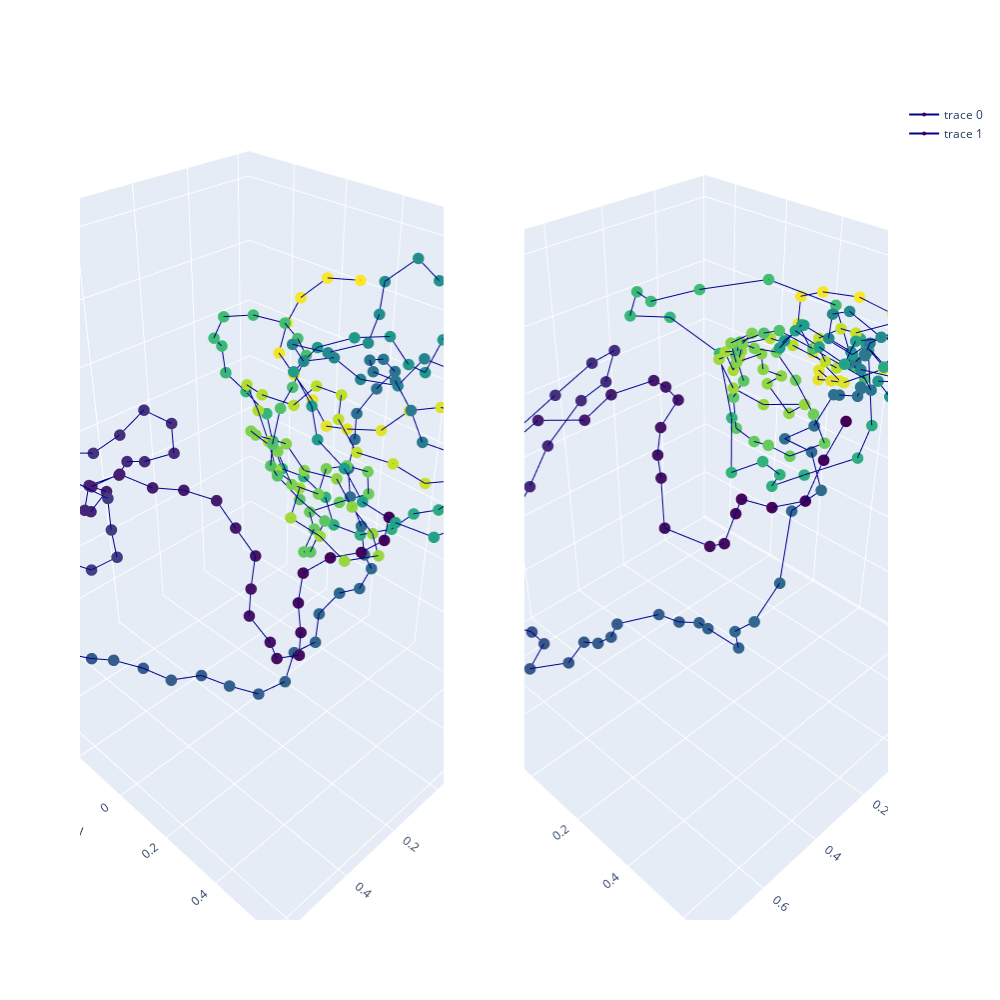

The notebook cell saved with this chart:
### Code cell
fig = plt.figure(figsize=(50, 50))

test_true_structure = test_true_structures[GRAPH_TESTED]
test_pred_structure = test_pred_structures[GRAPH_TESTED]

test_pred_structure_superposed, test_true_structure_superposed = \
        kabsch_superimposition_numpy(test_pred_structure, test_true_structure)

x_pred = test_pred_structure_superposed[:, 0]  
y_pred = test_pred_structure_superposed[:, 1]
z_pred = test_pred_structure_superposed[:, 2]

x_true = test_true_structure_superposed[:, 0]  
y_true = test_true_structure_superposed[:, 1]
z_true = test_true_structure_superposed[:, 2]

# Initialize figure with 4 3D subplots
fig = make_subplots(
    rows=1, cols=2,
    specs=[[{'type': 'scatter3d'}, {'type': 'scatter3d'}]])

# adding surfaces to subplots.
fig.add_trace(
    go.Scatter3d(
    x=x_true, y=y_true, z=z_true,
    marker=dict(
        size=4,
        color=np.asarray(range(len(x_true))),
        colorscale='Viridis',
    ),
    line=dict(
        color='darkblue',
        width=2
    )
), row=1, col=1)

fig.add_trace(
    go.Scatter3d(
    x=x_pred, y=y_pred, z=z_pred,
    marker=dict(
        size=4,
        color=np.asarray(range(len(x_pred))),
        colorscale='Viridis',
    ),
    line=dict(
        color='darkblue',
        width=2
    )
),row=1, col=2)

fig.update_layout(
    height=1000,
    width=1000
)

fig.show()

# Shape comparison
print('Kabsch distance is ' + str(kabsch_distance_numpy(test_pred_structure, test_true_structure)))

### Figure 1 — Plotly figure (JSON) as saved in the notebook; plotly's stock layout.template omitted (floating-point values rounded to 4 significant figures; data arrays with more than 128 entries replaced by an {"elided": "..."} marker saying what was removed)
{"data": [{"line": {"color": "darkblue", "width": 2}, "marker": {"color": {"elided": "202 int values"}, "colorscale": [[0, "#440154"], [0.1111, "#482878"], [0.2222, "#3e4989"], [0.3333, "#31688e"], [0.4444, "#26828e"], [0.5556, "#1f9e89"], [0.6667, "#35b779"], [0.7778, "#6ece58"], [0.8889, "#b5de2b"], [1, "#fde725"]], "size": 4}, "scene": "scene", "type": "scatter3d", "x": {"elided": "202 float values"}, "y": {"elided": "202 float values"}, "z": {"elided": "202 float values"}}, {"line": {"color": "darkblue", "width": 2}, "marker": {"color": {"elided": "202 int values"}, "colorscale": [[0, "#440154"], [0.1111, "#482878"], [0.2222, "#3e4989"], [0.3333, "#31688e"], [0.4444, "#26828e"], [0.5556, "#1f9e89"], [0.6667, "#35b779"], [0.7778, "#6ece58"], [0.8889, "#b5de2b"], [1, "#fde725"]], "size": 4}, "scene": "scene2", "type": "scatter3d", "x": {"elided": "202 float values"}, "y": {"elided": "202 float values"}, "z": {"elided": "202 float values"}}], "layout": {"height": 1000, "scene": {"domain": {"x": [0, 0.45], "y": [0, 1]}}, "scene2": {"domain": {"x": [0.55, 1], "y": [0, 1]}}, "width": 1000}}
